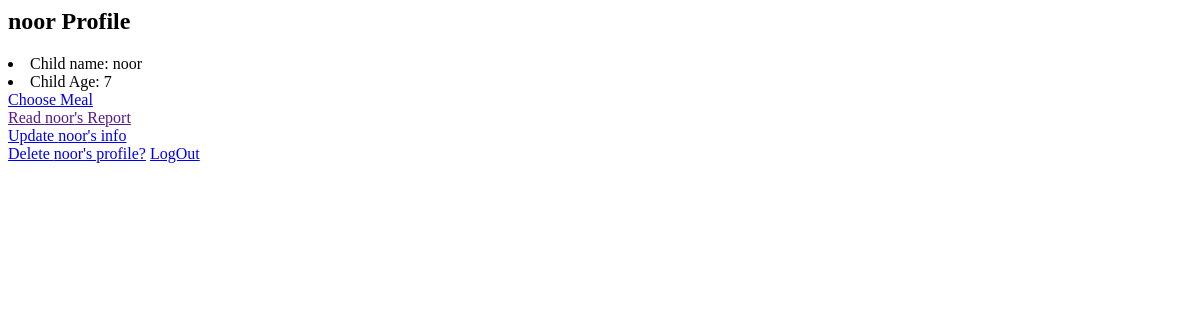
Before: /profile/74cc8855-1222-4b42-a669-03eb7995985f/ (signed in) with the older database file.
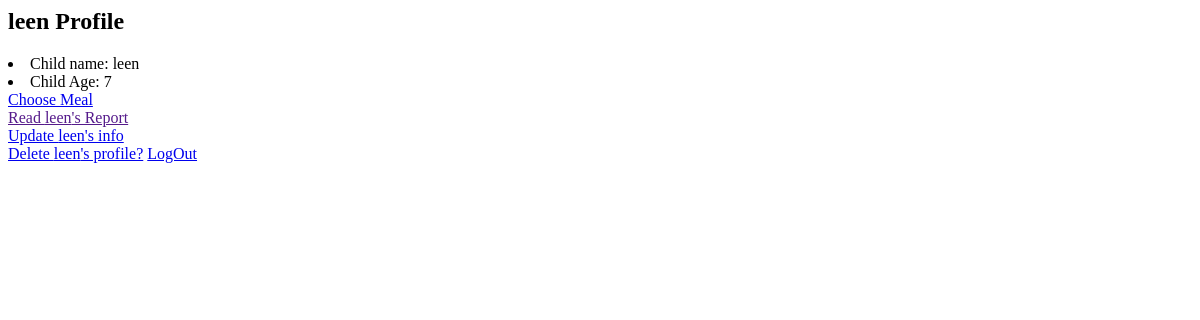
After: the same page with the newer database file.
### mother/models.py (models this page shows, shortened)
class Child(models.Model):
    meal_types = (('meat', 'Meat'),
                  ('milk', 'milk'))
    mom = models.ForeignKey(Mother,null=True,blank=True,on_delete=models.CASCADE)
    name = models.CharField(max_length=200,null=True,blank=True)
    age = models.CharField(max_length=200,null=True,blank=True)
    meal = models.CharField(max_length=200, null=True, blank=True, choices=meal_types)
    id = models.UUIDField(default=uuid.uuid4, unique=True, primary_key=True, editable=False)

### mother/views.py (the view)
# urls.py: path('profile/<str:pk>/',views.profile,name='profile'),
@login_required(login_url='login')
def profile(request,pk):
    child = Child.objects.get(id=pk)
    conext = {'child':child}
    return render(request,'profile.html',conext)

### mother/templates/profile.html (shortened to what this page needs)
{% block content %}
<h2>{{child.name}} Profile</h2>
    <li>Child name: {{child.name}}</li>
    <li>Child Age: {{child.age}}</li>
<a href="{% url 'meals' child.id %}">Choose Meal</a>
<a href="">Read {{child.name}}'s Report</a>
<a href="{% url 'updatechild' child.id %}">Update {{child.name}}'s info</a>
<a href="{% url 'deletechild' child.id %}">Delete {{child.name}}'s profile?</a>
<a href="{% url 'logout' %}">LogOut</a>
{% endblock %}

Changed rows visible on the page:
changed Child: name "noor" → "leen"
